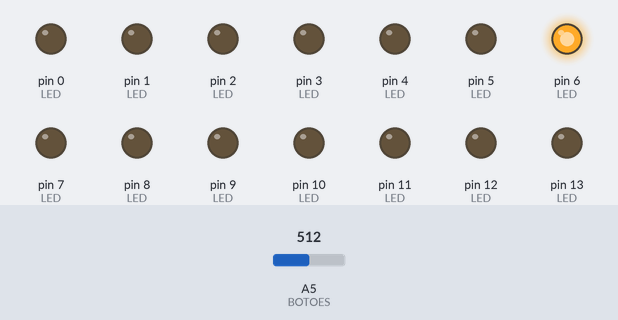
Simulated run of this sketch. Board: Arduino Uno, built with avr-gcc and run on an emulated ATmega328P. Shown: output pins drawn as LEDs (lit = HIGH). The test bench sets the inputs (shaded band); at power-on: A5 (BOTOES) = 512. Random numbers use the default seed unless the sketch sets one.

Above: at 1.2 s.
1.3 s: A5 (BOTOES) set to 612
2.8 s: A5 (BOTOES) set to 636
At 3.7 s:
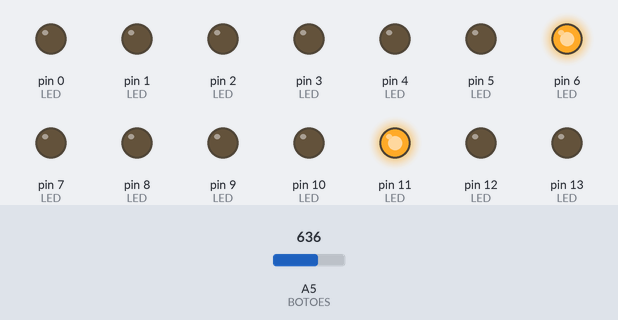
4.3 s: A5 (BOTOES) set to 524
5.8 s: A5 (BOTOES) set to 504
At 7.0 s:
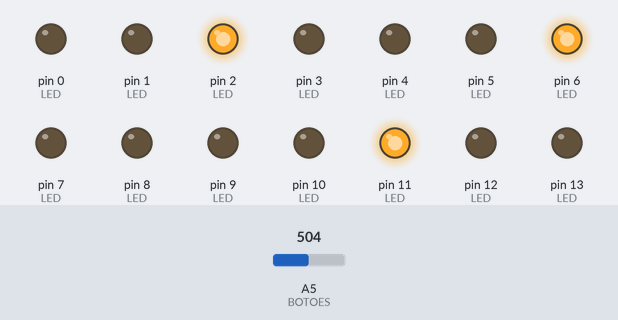
7.3 s: A5 (BOTOES) set to 406
8.8 s: A5 (BOTOES) set to 388
At 9.4 s:
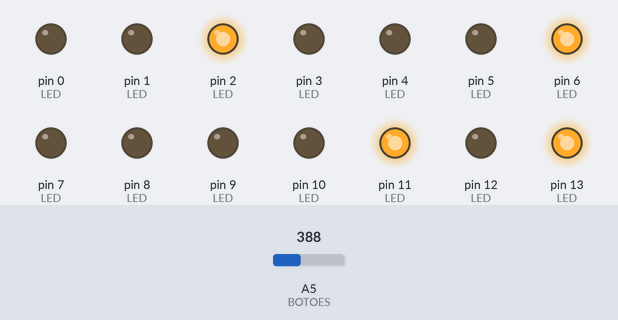
Timing chart, 0 to 11.3 s (numbered marks = the images above; inputs shaded):
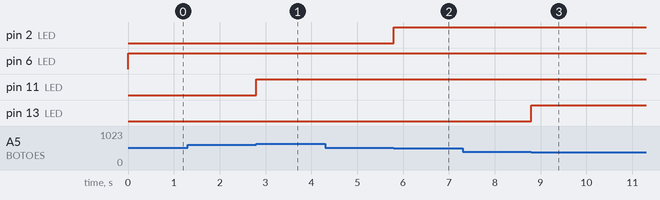

Measured:
- the behaviour switches between 625 and 626 on A5 (BOTOES) (found by bisection; images 0 and 1)
- the behaviour switches between 512 and 511 on A5 (BOTOES) (found by bisection; images 1 and 2)
- the behaviour switches between 398 and 397 on A5 (BOTOES) (found by bisection; images 2 and 3)
- after the input at 1.3 s, every drawn part: stays the same
- after the input at 2.8 s, pin 11 (LED): LOW → HIGH at once
- after the input at 4.3 s, every drawn part: stays the same
- after the input at 5.8 s, pin 2 (LED): LOW → HIGH at once
- after the input at 7.3 s, every drawn part: stays the same
- after the input at 8.8 s, pin 13 (LED): LOW → HIGH at once

The sketch:

programa.ino
```cpp
#define BOTOES A5
const byte LED[2][9] = {{4,8,12,2,6,10,0,A4,A2},{5,9,13,3,7,11,1,A3,A1}};
byte jogadasAnteriores[9], leituraAnterior, passo, posicao[3];
bool identificador;

void setup() {
    randomSeed(analogRead(A0));
    for(byte n1 = 0; n1 < 2; n1++) {
        for(byte n2 = 0; n2 < 9; n2++) {
            pinMode(LED[n1][n2], OUTPUT);
        }
    }
}

void loop() {
    byte leitura = round(analogRead(BOTOES)*9.00/1023);
    if(leitura && leitura != leituraAnterior) {
        for(byte n = 0; n < passo || n == 0; n++) {
            if(leitura == jogadasAnteriores[n]) break;
            else if(n == passo-1 || !passo) {
                if(passo % 2 == 0) {
                    if(passo == 0) identificador = random(2);
                    digitalWrite(LED[identificador][leitura-1], 1);
                    jogadasAnteriores[passo] = leitura;
                    if(passo >= 4) ChecarVitoria(identificador);
                }
                else {
                    digitalWrite(LED[!identificador][leitura-1], 1);
                    jogadasAnteriores[passo] = leitura;
                    if(passo >= 5) ChecarVitoria(!identificador);
                }
                if(passo >= 8) {
                    for(byte n1 = 0; n1 < 2; n1++) {
                        for(byte n2 = 0; n2 < 9; n2++) {
                            digitalWrite(LED[n1][n2], 0);
                        }
                    }
                    passo = 0;
                }
                else passo++;
            }
        }
    }
    leituraAnterior = leitura;
}

void ChecarVitoria(bool id) {
    for(byte n = 0; n < 8 && !(passo > 8); n++) {
        switch(n) {
            case 0:
                DefinirSequencia(0,1,2);
                break;
            case 1:
                DefinirSequencia(3,4,5);
                break;
            case 2:
                DefinirSequencia(6,7,8);
                break;
            case 3:
                DefinirSequencia(0,3,6);
                break;
            case 4:
                DefinirSequencia(1,4,7);
                break;
            case 5:
                DefinirSequencia(2,5,8);
                break;
            case 6:
                DefinirSequencia(0,4,8);
                break;
            case 7:
                DefinirSequencia(2,4,6);
                break;
        }
        if(digitalRead(LED[id][posicao[0]]) && digitalRead(LED[id][posicao[1]]) && digitalRead(LED[id][posicao[2]])) {
            for(byte n1 = 0; n1 < 7; n1++) {
                for(byte n2 = 0; n2 < 3; n2++) {
                        digitalWrite(LED[id][posicao[n2]], !digitalRead(LED[id][posicao[n2]]));
                }
                delay(333);
            }
            passo = 10;
        }
    }
}

void DefinirSequencia(byte m0, byte m1, byte m2) {
    posicao[0] = m0;
    posicao[1] = m1;
    posicao[2] = m2;
}
```
